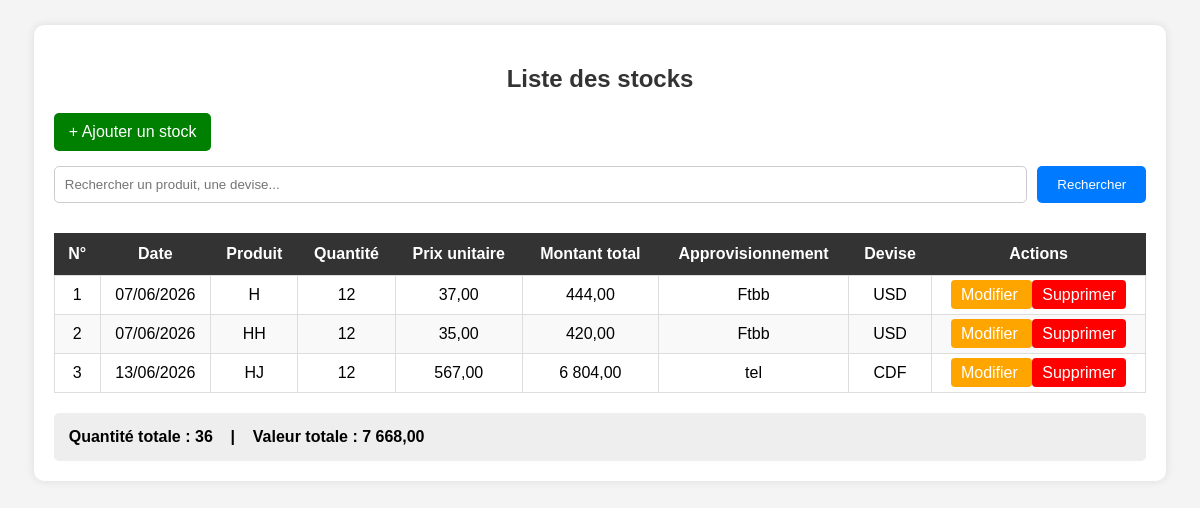
The app's page /stock/liste.php with its own data.
### tables this page shows
CREATE TABLE IF NOT EXISTS `stock` (
  `id_stock` int(11) NOT NULL AUTO_INCREMENT,
  `date` date DEFAULT NULL,
  `nom_produit` varchar(100) DEFAULT NULL,
  `quantite` int(11) DEFAULT NULL,
  `prix_unitaire` decimal(10,2) DEFAULT NULL,
  `id_appro` int(11) DEFAULT NULL,
  `id_devise` int(11) DEFAULT NULL,
  PRIMARY KEY (`id_stock`),
  KEY `id_devise` (`id_devise`),
  KEY `id_approvisionnement` (`id_appro`)
);

CREATE TABLE IF NOT EXISTS `approvisionnement` (
  `id_appro` int(11) NOT NULL AUTO_INCREMENT,
  `date` date DEFAULT NULL,
  `produit` varchar(100) DEFAULT NULL,
  `quantite` int(11) DEFAULT NULL,
  `prix_achat` decimal(10,2) DEFAULT NULL,
  `id_fournisseur` int(11) DEFAULT NULL,
  `id_devise` int(11) DEFAULT NULL,
  `id_employe` int(11) DEFAULT NULL,
  PRIMARY KEY (`id_appro`),
  KEY `id_fournisseur` (`id_fournisseur`),
  KEY `id_devise` (`id_devise`),
  KEY `id_employe` (`id_employe`)
);

CREATE TABLE IF NOT EXISTS `devise` (
  `id_devise` int(11) NOT NULL AUTO_INCREMENT,
  `date` date DEFAULT NULL,
  `nom_devise` enum('USD','CDF') DEFAULT NULL,
  `taux` decimal(10,2) DEFAULT NULL,
  `id_employe` int(11) DEFAULT NULL,
  PRIMARY KEY (`id_devise`),
  KEY `id_employe` (`id_employe`)
);

### stock/liste.php (the view, shortened to what this page needs)
<?php
$serveur = "localhost";
$utilisateur = "root";
$motdepasse = "";
$base = "cici";
$conn = mysqli_connect($serveur, $utilisateur, $motdepasse, $base);
mysqli_set_charset($conn, "utf8");
$recherche = "";
$sql = "SELECT
            stock.*,
            devise.nom_devise,
            approvisionnement.produit
        FROM stock
        LEFT JOIN devise
            ON stock.id_devise = devise.id_devise
        LEFT JOIN approvisionnement
            ON stock.id_appro = approvisionnement.id_appro";
$sql .= " ORDER BY stock.id_stock DESC";
$resultat = mysqli_query($conn, $sql);
$total_quantite = 0;
$total_valeur = 0;
?>
<!DOCTYPE html>
<html lang="fr">
<head>
</head>
<body>
<div class="container">
<h2>Liste des stocks</h2>
<a href="ajouter.php" class="btn-ajouter">
    + Ajouter un stock
</a>
<form method="GET" action="liste.php" class="recherche">
    <input
        type="text"
        name="recherche"
        placeholder="Rechercher un produit, une devise..."
        value="<?php echo htmlspecialchars($recherche); ?>"
    >
    <button type="submit">
        Rechercher
    </button>
</form>
<div class="table-container">
<table>
<thead>
<tr>
    <th>N°</th>
    <th>Date</th>
    <th>Produit</th>
    <th>Quantité</th>
    <th>Prix unitaire</th>
    <th>Montant total</th>
    <th>Approvisionnement</th>
    <th>Devise</th>
    <th>Actions</th>
</tr>
</thead>
<tbody>
<?php
$numero = 1;
if (mysqli_num_rows($resultat) > 0) {
    while ($stock = mysqli_fetch_assoc($resultat)) {
        $quantite = (float)$stock['quantite'];
        $prix_unitaire = (float)$stock['prix_unitaire'];
        $montant_total = $quantite * $prix_unitaire;
        $total_quantite += $quantite;
        $total_valeur += $montant_total;
?>
<tr>
    <td>
        <?php echo $numero++; ?>
    </td>
    <td>
        <?php
        echo htmlspecialchars(
            date("d/m/Y", strtotime($stock['date']))
        );
        ?>
    </td>
    <td>
        <?php
        echo htmlspecialchars($stock['nom_produit']);
        ?>
    </td>
    <td>
        <?php
        echo number_format($quantite, 0, ',', ' ');
        ?>
    </td>
    <td>
        <?php
        echo number_format(
            $prix_unitaire,
            2,
            ',',
            ' '
        );
        ?>
    </td>
    <td>
        <?php
        echo number_format(
            $montant_total,
            2,
            ',',
            ' '
        );
        ?>
    </td>
    <td>
        <?php
        if (!empty($stock['produit'])) {
            echo htmlspecialchars($stock['produit']);
        } else {
            echo "Non défini";
        }
        ?>
    </td>
    <td>
        <?php
        if (!empty($stock['nom_devise'])) {
            echo htmlspecialchars($stock['nom_devise']);
        } else {
            echo "Non défini";
        }
        ?>
    </td>
    <td>
        <a
            href="modifier.php?id=<?php echo $stock['id_stock']; ?>"
            class="btn-modifier"
        >
            Modifier
        </a>
        <a
            href="supprimer.php?id=<?php echo $stock['id_stock']; ?>"
            class="btn-supprimer"
            onclick="return confirm('Voulez-vous vraiment supprimer ce stock ?');"
        >
            Supprimer
        </a>
    </td>
</tr>
<?php
    }
}
?>
</tbody>
</table>
</div>
<div class="total">
    Quantité totale :
    <?php
    echo number_format(
        $total_quantite,
        0,
        ',',
        ' '
    );
    ?>
    &nbsp;&nbsp; | &nbsp;&nbsp;
    Valeur totale :
    <?php
    echo number_format(
        $total_valeur,
        2,
        ',',
        ' '
    );
    ?>
</div>
</div>
</body>
</html>

### stock/liste.php (style rules this page uses)
body { font-family: Arial, sans-serif; background: #f4f4f4; margin: 0; padding: 25px; }
.container { width: 95%; margin: auto; background: white; padding: 20px; border-radius: 10px; box-shadow: 0 0 10px rgba(0,0,0,0.1); }
h2 { text-align: center; color: #333; }
.recherche { display: flex; gap: 10px; margin-bottom: 20px; }
.recherche input { flex: 1; padding: 10px; border: 1px solid #ccc; border-radius: 5px; }
.recherche button { padding: 10px 20px; background: #007bff; color: white; border: none; border-radius: 5px; cursor: pointer; }
.btn-ajouter { display: inline-block; padding: 10px 15px; background: green; color: white; text-decoration: none; border-radius: 5px; margin-bottom: 15px; }
.table-container { overflow-x: auto; }
table { width: 100%; border-collapse: collapse; margin-top: 10px; }
th { background: #333; color: white; padding: 12px; }
td { padding: 10px; border: 1px solid #ddd; text-align: center; }
tr:nth-child(even) { background: #f9f9f9; }
.btn-modifier { background: orange; color: white; padding: 6px 10px; text-decoration: none; border-radius: 4px; }
.btn-supprimer { background: red; color: white; padding: 6px 10px; text-decoration: none; border-radius: 4px; }
.total { margin-top: 20px; padding: 15px; background: #eee; border-radius: 5px; font-weight: bold; }

### records on screen
stock: date "07/06/2026", nom_produit "H", quantite "12", prix_unitaire "37,00", montant_total "444,00", id_appro.produit "Ftbb", id_devise.nom_devise "USD"
stock: date "07/06/2026", nom_produit "HH", quantite "12", prix_unitaire "35,00", montant_total "420,00", id_appro.produit "Ftbb", id_devise.nom_devise "USD"
stock: date "13/06/2026", nom_produit "HJ", quantite "12", prix_unitaire "567,00", montant_total "6 804,00", id_appro.produit "tel", id_devise.nom_devise "CDF"

### other values on screen
$total_quantite "36"
$total_valeur "7 668,00"
